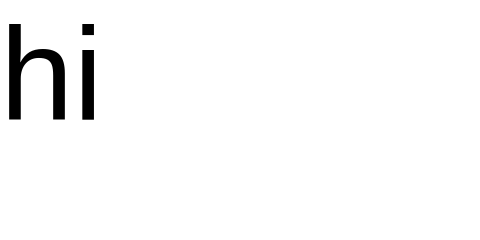

This figure's Vega-Lite source:
### Vega specification from a JSON file in a GitHub repository (floating-point values rounded to 4 significant figures)
{"width": 40, "height": 20, "marks": [{"type": ["text"], "encode": {"enter": {"text": {"value": "hi"}, "y": {"value": 10}}}}, {"type": ["group"], "encode": {"enter": {"width": {"value": 5}, "height": {"value": 5}}}, "marks": [{"type": "rect"}]}]}
